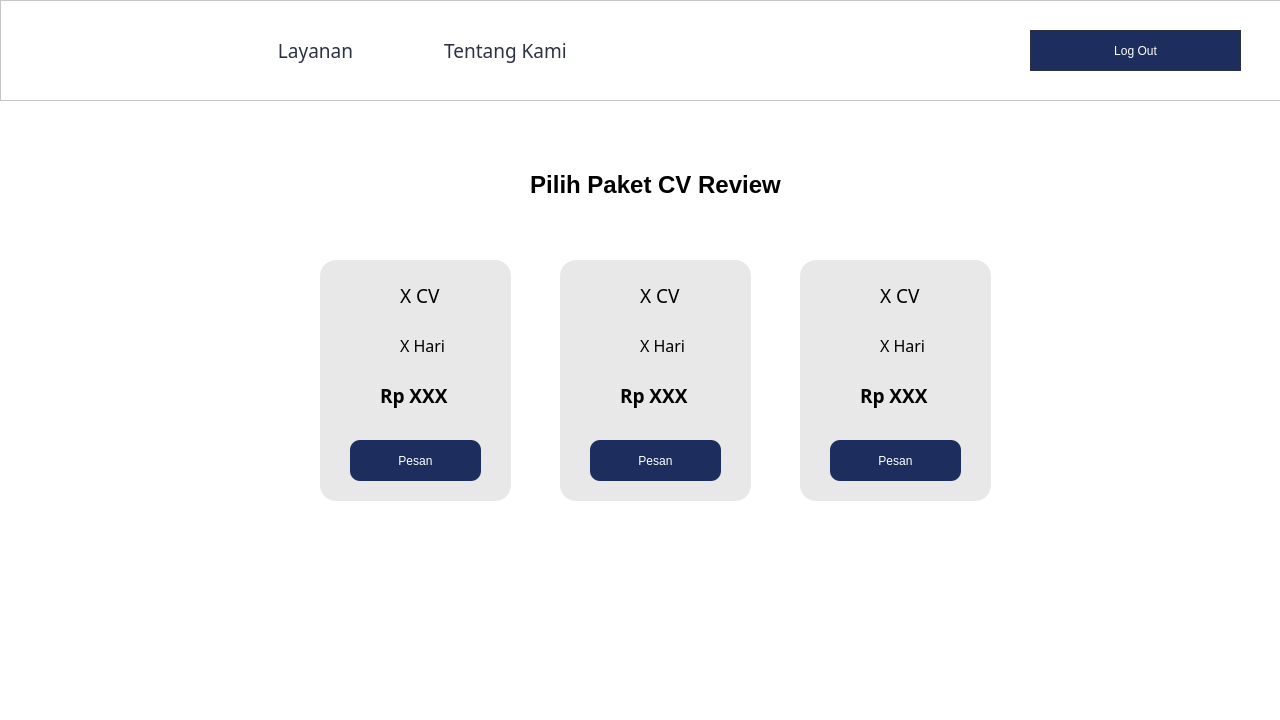
<?xml version="1.0" encoding="UTF-8"?>
<ui version="4.0">
 <class>Dialog</class>
 <widget class="QDialog" name="Dialog">
  <property name="geometry">
   <rect>
    <x>0</x>
    <y>0</y>
    <width>1280</width>
    <height>720</height>
   </rect>
  </property>
  <property name="windowTitle">
   <string>Dialog</string>
  </property>
  <property name="styleSheet">
   <string notr="true">background-color: rgb(255, 255, 255);</string>
  </property>
  <widget class="QLabel" name="label">
   <property name="geometry">
    <rect>
     <x>510</x>
     <y>170</y>
     <width>291</width>
     <height>31</height>
    </rect>
   </property>
   <property name="styleSheet">
    <string notr="true">font: 81 16pt &quot;Mulish ExtraBold&quot;;</string>
   </property>
   <property name="text">
    <string>&lt;html&gt;&lt;head/&gt;&lt;body&gt;&lt;p align=&quot;center&quot;&gt;&lt;span style=&quot; font-size:18pt; font-weight:600;&quot;&gt;Pilih Paket CV Review&lt;/span&gt;&lt;/p&gt;&lt;/body&gt;&lt;/html&gt;</string>
   </property>
  </widget>
  <widget class="QFrame" name="Paket1">
   <property name="geometry">
    <rect>
     <x>320</x>
     <y>260</y>
     <width>191</width>
     <height>241</height>
    </rect>
   </property>
   <property name="styleSheet">
    <string notr="true">background-color: rgb(232, 232, 232);
border-radius: 16px;</string>
   </property>
   <property name="frameShape">
    <enum>QFrame::StyledPanel</enum>
   </property>
   <property name="frameShadow">
    <enum>QFrame::Raised</enum>
   </property>
   <widget class="QLabel" name="jmlCV">
    <property name="geometry">
     <rect>
      <x>80</x>
      <y>20</y>
      <width>51</width>
      <height>31</height>
     </rect>
    </property>
    <property name="font">
     <font>
      <family>Mulish Black</family>
      <pointsize>14</pointsize>
      <weight>10</weight>
      <italic>false</italic>
      <bold>false</bold>
     </font>
    </property>
    <property name="styleSheet">
     <string notr="true">font: 87 14pt &quot;Mulish Black&quot;;</string>
    </property>
    <property name="text">
     <string>&lt;html&gt;&lt;head/&gt;&lt;body&gt;&lt;p&gt;X CV&lt;/p&gt;&lt;/body&gt;&lt;/html&gt;</string>
    </property>
   </widget>
   <widget class="QLabel" name="jmlHari">
    <property name="geometry">
     <rect>
      <x>80</x>
      <y>70</y>
      <width>51</width>
      <height>31</height>
     </rect>
    </property>
    <property name="font">
     <font>
      <family>Mulish</family>
      <pointsize>12</pointsize>
      <weight>50</weight>
      <italic>false</italic>
      <bold>false</bold>
     </font>
    </property>
    <property name="styleSheet">
     <string notr="true">font: 12pt &quot;Mulish&quot;;</string>
    </property>
    <property name="text">
     <string>&lt;html&gt;&lt;head/&gt;&lt;body&gt;&lt;p&gt;X Hari&lt;/p&gt;&lt;/body&gt;&lt;/html&gt;</string>
    </property>
   </widget>
   <widget class="QPushButton" name="PesanPaket1">
    <property name="geometry">
     <rect>
      <x>30</x>
      <y>180</y>
      <width>131</width>
      <height>41</height>
     </rect>
    </property>
    <property name="cursor">
     <cursorShape>PointingHandCursor</cursorShape>
    </property>
    <property name="styleSheet">
     <string notr="true">font: 81 12pt &quot;Mulish ExtraBold&quot;;
color: white;
background-color: rgb(29, 45, 94);
border-radius: 10px</string>
    </property>
    <property name="text">
     <string>Pesan</string>
    </property>
   </widget>
   <widget class="QLabel" name="harga">
    <property name="geometry">
     <rect>
      <x>60</x>
      <y>120</y>
      <width>91</width>
      <height>31</height>
     </rect>
    </property>
    <property name="font">
     <font>
      <family>Mulish</family>
      <pointsize>12</pointsize>
      <weight>75</weight>
      <bold>true</bold>
     </font>
    </property>
    <property name="text">
     <string>&lt;html&gt;&lt;head/&gt;&lt;body&gt;&lt;p&gt;&lt;span style=&quot; font-size:14pt;&quot;&gt;Rp XXX&lt;/span&gt;&lt;/p&gt;&lt;/body&gt;&lt;/html&gt;</string>
    </property>
   </widget>
  </widget>
  <widget class="QFrame" name="Paket2">
   <property name="geometry">
    <rect>
     <x>560</x>
     <y>260</y>
     <width>191</width>
     <height>241</height>
    </rect>
   </property>
   <property name="styleSheet">
    <string notr="true">background-color: rgb(232, 232, 232);
border-radius: 16px;</string>
   </property>
   <property name="frameShape">
    <enum>QFrame::StyledPanel</enum>
   </property>
   <property name="frameShadow">
    <enum>QFrame::Raised</enum>
   </property>
   <widget class="QLabel" name="jmlCV_2">
    <property name="geometry">
     <rect>
      <x>80</x>
      <y>20</y>
      <width>51</width>
      <height>31</height>
     </rect>
    </property>
    <property name="font">
     <font>
      <family>Mulish Black</family>
      <pointsize>14</pointsize>
      <weight>10</weight>
      <italic>false</italic>
      <bold>false</bold>
     </font>
    </property>
    <property name="styleSheet">
     <string notr="true">font: 87 14pt &quot;Mulish Black&quot;;</string>
    </property>
    <property name="text">
     <string>&lt;html&gt;&lt;head/&gt;&lt;body&gt;&lt;p&gt;X CV&lt;/p&gt;&lt;/body&gt;&lt;/html&gt;</string>
    </property>
   </widget>
   <widget class="QLabel" name="jmlHari_2">
    <property name="geometry">
     <rect>
      <x>80</x>
      <y>70</y>
      <width>51</width>
      <height>31</height>
     </rect>
    </property>
    <property name="font">
     <font>
      <family>Mulish</family>
      <pointsize>12</pointsize>
      <weight>50</weight>
      <italic>false</italic>
      <bold>false</bold>
     </font>
    </property>
    <property name="styleSheet">
     <string notr="true">font: 12pt &quot;Mulish&quot;;</string>
    </property>
    <property name="text">
     <string>&lt;html&gt;&lt;head/&gt;&lt;body&gt;&lt;p&gt;X Hari&lt;/p&gt;&lt;/body&gt;&lt;/html&gt;</string>
    </property>
   </widget>
   <widget class="QPushButton" name="PesanPaket2">
    <property name="geometry">
     <rect>
      <x>30</x>
      <y>180</y>
      <width>131</width>
      <height>41</height>
     </rect>
    </property>
    <property name="cursor">
     <cursorShape>PointingHandCursor</cursorShape>
    </property>
    <property name="styleSheet">
     <string notr="true">font: 81 12pt &quot;Mulish ExtraBold&quot;;
color: white;
background-color: rgb(29, 45, 94);
border-radius: 10px</string>
    </property>
    <property name="text">
     <string>Pesan</string>
    </property>
   </widget>
   <widget class="QLabel" name="harga_2">
    <property name="geometry">
     <rect>
      <x>60</x>
      <y>120</y>
      <width>91</width>
      <height>31</height>
     </rect>
    </property>
    <property name="font">
     <font>
      <family>Mulish</family>
      <pointsize>12</pointsize>
      <weight>75</weight>
      <bold>true</bold>
     </font>
    </property>
    <property name="text">
     <string>&lt;html&gt;&lt;head/&gt;&lt;body&gt;&lt;p&gt;&lt;span style=&quot; font-size:14pt;&quot;&gt;Rp XXX&lt;/span&gt;&lt;/p&gt;&lt;/body&gt;&lt;/html&gt;</string>
    </property>
   </widget>
  </widget>
  <widget class="QFrame" name="Paket3">
   <property name="geometry">
    <rect>
     <x>800</x>
     <y>260</y>
     <width>191</width>
     <height>241</height>
    </rect>
   </property>
   <property name="styleSheet">
    <string notr="true">background-color: rgb(232, 232, 232);
border-radius: 16px;</string>
   </property>
   <property name="frameShape">
    <enum>QFrame::StyledPanel</enum>
   </property>
   <property name="frameShadow">
    <enum>QFrame::Raised</enum>
   </property>
   <widget class="QLabel" name="jmlCV_3">
    <property name="geometry">
     <rect>
      <x>80</x>
      <y>20</y>
      <width>51</width>
      <height>31</height>
     </rect>
    </property>
    <property name="font">
     <font>
      <family>Mulish Black</family>
      <pointsize>14</pointsize>
      <weight>10</weight>
      <italic>false</italic>
      <bold>false</bold>
     </font>
    </property>
    <property name="styleSheet">
     <string notr="true">font: 87 14pt &quot;Mulish Black&quot;;</string>
    </property>
    <property name="text">
     <string>&lt;html&gt;&lt;head/&gt;&lt;body&gt;&lt;p&gt;X CV&lt;/p&gt;&lt;/body&gt;&lt;/html&gt;</string>
    </property>
   </widget>
   <widget class="QLabel" name="jmlHari_3">
    <property name="geometry">
     <rect>
      <x>80</x>
      <y>70</y>
      <width>51</width>
      <height>31</height>
     </rect>
    </property>
    <property name="font">
     <font>
      <family>Mulish</family>
      <pointsize>12</pointsize>
      <weight>50</weight>
      <italic>false</italic>
      <bold>false</bold>
     </font>
    </property>
    <property name="styleSheet">
     <string notr="true">font: 12pt &quot;Mulish&quot;;</string>
    </property>
    <property name="text">
     <string>&lt;html&gt;&lt;head/&gt;&lt;body&gt;&lt;p&gt;X Hari&lt;/p&gt;&lt;/body&gt;&lt;/html&gt;</string>
    </property>
   </widget>
   <widget class="QPushButton" name="PesanPaket3">
    <property name="geometry">
     <rect>
      <x>30</x>
      <y>180</y>
      <width>131</width>
      <height>41</height>
     </rect>
    </property>
    <property name="cursor">
     <cursorShape>PointingHandCursor</cursorShape>
    </property>
    <property name="styleSheet">
     <string notr="true">font: 81 12pt &quot;Mulish ExtraBold&quot;;
color: white;
background-color: rgb(29, 45, 94);
border-radius: 10px</string>
    </property>
    <property name="text">
     <string>Pesan</string>
    </property>
   </widget>
   <widget class="QLabel" name="harga_3">
    <property name="geometry">
     <rect>
      <x>60</x>
      <y>120</y>
      <width>91</width>
      <height>31</height>
     </rect>
    </property>
    <property name="font">
     <font>
      <family>Mulish</family>
      <pointsize>12</pointsize>
      <weight>75</weight>
      <bold>true</bold>
     </font>
    </property>
    <property name="text">
     <string>&lt;html&gt;&lt;head/&gt;&lt;body&gt;&lt;p&gt;&lt;span style=&quot; font-size:14pt;&quot;&gt;Rp XXX&lt;/span&gt;&lt;/p&gt;&lt;/body&gt;&lt;/html&gt;</string>
    </property>
   </widget>
  </widget>
  <widget class="QFrame" name="frame">
   <property name="geometry">
    <rect>
     <x>0</x>
     <y>0</y>
     <width>1281</width>
     <height>101</height>
    </rect>
   </property>
   <property name="styleSheet">
    <string notr="true">background: #FFFFFF;</string>
   </property>
   <property name="frameShape">
    <enum>QFrame::StyledPanel</enum>
   </property>
   <property name="frameShadow">
    <enum>QFrame::Raised</enum>
   </property>
   <widget class="QPushButton" name="logoutbutton">
    <property name="geometry">
     <rect>
      <x>1030</x>
      <y>30</y>
      <width>211</width>
      <height>41</height>
     </rect>
    </property>
    <property name="styleSheet">
     <string notr="true">QPushButton{ 
	background-color: #1D2D5E; color:#FFFFFF;
	font: 15pt &quot;Mulish&quot;;
	border-radius: 13.25760269165039px;
	border: 1.4px solid #2B3242;
}

 QPushButton:hover {
	background-color: #4A577E; color:#fff;
	border: 1.4px solid #2B3242;
 }</string>
    </property>
    <property name="text">
     <string>Log Out</string>
    </property>
   </widget>
   <widget class="QPushButton" name="aboutmebutton">
    <property name="geometry">
     <rect>
      <x>420</x>
      <y>30</y>
      <width>171</width>
      <height>41</height>
     </rect>
    </property>
    <property name="font">
     <font>
      <family>Mulish</family>
      <pointsize>14</pointsize>
      <weight>50</weight>
      <italic>false</italic>
      <bold>false</bold>
     </font>
    </property>
    <property name="styleSheet">
     <string notr="true">color:#000000;
color: #2B3242;
font: 14pt &quot;Mulish&quot;;
Border: 0px;</string>
    </property>
    <property name="text">
     <string>Tentang Kami</string>
    </property>
   </widget>
   <widget class="QPushButton" name="layananbutton_4">
    <property name="geometry">
     <rect>
      <x>230</x>
      <y>30</y>
      <width>171</width>
      <height>41</height>
     </rect>
    </property>
    <property name="font">
     <font>
      <family>Mulish</family>
      <pointsize>14</pointsize>
      <weight>50</weight>
      <italic>false</italic>
      <bold>false</bold>
     </font>
    </property>
    <property name="styleSheet">
     <string notr="true">color:#000000;
color: #2B3242;
font: 14pt &quot;Mulish&quot;;
Border: 0px;</string>
    </property>
    <property name="text">
     <string>Layanan</string>
    </property>
   </widget>
   <widget class="QLabel" name="label_2">
    <property name="geometry">
     <rect>
      <x>50</x>
      <y>30</y>
      <width>141</width>
      <height>41</height>
     </rect>
    </property>
    <property name="text">
     <string/>
    </property>
    <property name="pixmap">
     <pixmap>../img/logo aksel.png</pixmap>
    </property>
    <property name="scaledContents">
     <bool>true</bool>
    </property>
   </widget>
  </widget>
 </widget>
 <resources/>
 <connections/>
</ui>
